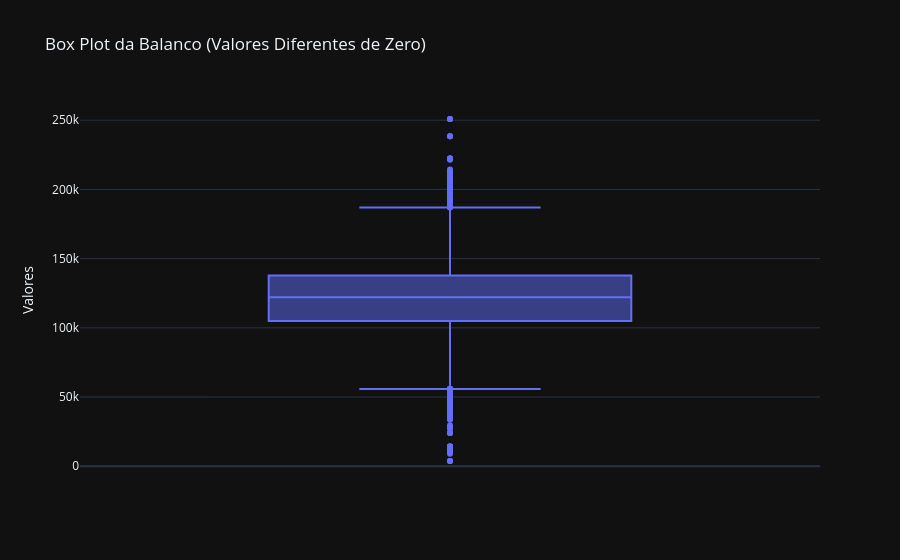

Notebook code cell kept with this figure:
### Code cell
df_nao_zero = df[df['Balanco'] != 0]

fig = px.box(df_nao_zero, y='Balanco', title='Box Plot da Balanco (Valores Diferentes de Zero)', labels={'Balanco': 'Valores'})
fig.show()

### Figure 1 — Plotly figure (JSON) as saved in the notebook; plotly's stock layout.template omitted (floating-point values rounded to 4 significant figures; data arrays with more than 128 entries replaced by an {"elided": "..."} marker saying what was removed)
{"data": [{"alignmentgroup": "True", "hovertemplate": "Valores=%{y}<extra></extra>", "legendgroup": "", "marker": {"color": "#636efa"}, "name": "", "notched": false, "offsetgroup": "", "orientation": "v", "showlegend": false, "x0": " ", "xaxis": "x", "y": {"elided": "45675 float values"}, "y0": " ", "yaxis": "y", "type": "box"}], "layout": {"xaxis": {"anchor": "y", "domain": [0.0, 1.0]}, "yaxis": {"anchor": "x", "domain": [0.0, 1.0], "title": {"text": "Valores"}}, "legend": {"tracegroupgap": 0}, "title": {"text": "Box Plot da Balanco (Valores Diferentes de Zero)"}, "boxmode": "group"}}
